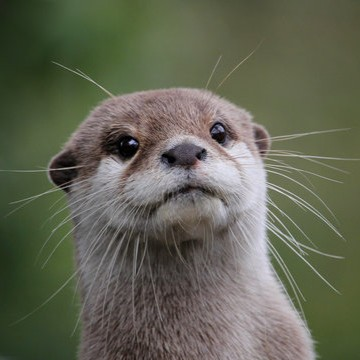
#> input picture Assignment_2/otter.jpg, 360 x 360 px, found by its file name
$ jupyter execute --allow-errors python_Assignment_2.ipynb
#> lines starting #> are read from the running program, lines starting #| are printed output that depends on the picture
[cell 1]
import numpy as np
import sympy as sp
import scipy.linalg as la
import numpy.linalg as nla
import matplotlib.pyplot as plt
import PIL.Image as Image

# Matrix multiplications

Let $A$ and $B$ be two matrices with sizes $n \times m$ and $m \times l$ respectively, then we can define the matrix multiplication $AB$. By viewing $A$ and $B$ as linear transformations, their product $AB$ is the matrix representation of the composition:

$$T_A \circ T_B \colon \mathbb{R}^l \xrightarrow{T_B} \mathbb{R}^m \xrightarrow{T_A} \mathbb{R}^n$$

where $T_A$ and $T_B$ are linear transformations with standard matrices $A$ and $B$ respectively.

In particular, consider a square matrix $A$ with size $n \times n$, we can also define
$$ A^k = \underbrace{A \cdot A \cdots A}_{\text{$k$ times}}$$
which on the other hand, can be viewed as composing the linear transformation with $A$ as its standard matrix, $k$ times.

## Example 1

In this example, we will introduce a special and useful type of matrices, called **Toeplitz matrix**. Generally speaking, any matrix which has constant diagonals (all diagonals, not only the main diagonal) is called a Toeplitz matrix. For example,

$$\begin{bmatrix}
a & b & c & d \\
e & a & b & c \\
f & e & a & b \\
g & f & e & a
\end{bmatrix}$$

A Toeplitz matrix can be used as a blurring operator to blur a image. Mathematically, we can store a $16 \times 16$ image in a $16 \times 16$ matrix. Let $A$ be a $16 \times 16$ Toeplitz matrix, we consider this blurring process as a system of equations:
$$AX = B + \delta$$
where

*   $A$ is what we call a blurring operator, represented by a Toeplitz matrix;
*   $X$ is the input image (before blurring);
*   $B$ is the blurred image (after blurring);
*   $\delta$ is an additive Gaussian noise.

[cell 2]
# generate a Toeplitz matrix
# the first argument indicates the first column
# the second argument indicates the first row (the first entry of the row is ignored)
A = la.toeplitz([1, 2, 3, 4], [1, 4, 5, 6])
display(sp.Matrix(A))
print('')

# lower triangular Toeplitz
B = la.toeplitz([1, 2, 3, 4], [0, 0, 0, 0])
display(sp.Matrix(B))
print('')

# upper triangular Toeplitz
C = la.toeplitz([1, 0, 0, 0], [1, 2, 3, 4])
display(sp.Matrix(C))
print('')

# symmetric (if only one argument is specified, the first row and the first column are the same)
D = la.toeplitz([1, 2, 3, 4])
display(sp.Matrix(D))
print('')

Let us first represent an image using a matrix $X$. Let $A$ and $B$ be two Toeplitz matrices. Then the left multiplication $AX$ gives a vertical blurring (column-wisely), while the right multiplication $XB$ produces a horizontal blurring (row-wisely).

[cell 3]

import os
image_file = os.path.join('m313LinearAlgebra_Python', 'Assignment_2', 'otter.jpg')

[cell 4]
otter = Image.open(image_file).convert('L')
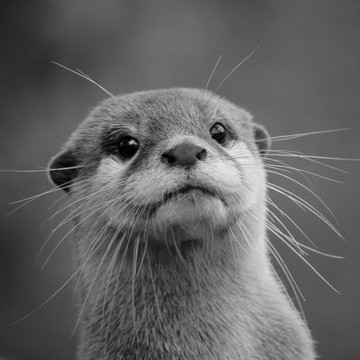
#> otter: PIL image 360x360 L; min 0, max 237, mean 98.4
otter = np.array(otter)
plt.imshow(otter, cmap='gray')
plt.show()
# shape of the image
h, w = otter.shape
#> h = 360; w = 360

# generate a vertical blurring matrix
# a Toeplitz matrix where the values decrease from the main diagonal
row = np.zeros(h)
#> row = 360 values from 0 to 0
col = np.zeros(w)
#> col = 360 values from 0 to 0
step = 25
col[:step] = np.linspace(1, 0, step, endpoint=False)
row[0] = 1 # not necessary though
V = la.toeplitz(col, row)
blurred_otter = V @ otter  # apply blurring
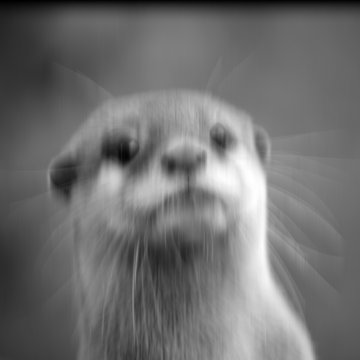
#> blurred_otter: shape (360, 360) float64; min 32, max 2806.8, mean 1252.9; drawn with min black and max white
plt.imshow(blurred_otter, cmap='gray')
plt.show()

## Problem 1 -- Blurring images

Define another Toeplitz matrix $H$ representing the horizontal blurring. Do the followings:

*   Blur the image otter horizontally and show image after blurring, and
*   Do both vertical and horizontal blurring simultaneously, and show image.

[cell 5]
row = np.zeros(h)
col = np.zeros(w)
step = 25
row[:step] = np.linspace(1, 0, step, endpoint=False)
col[0] = 1

### Solution ###
# blur horizontally and show image


### Solution ###
#################################
### Solution ###
# blur vertically AND horizontally and show image


### Solution ###

## Example 2

We start with a square matrix $A$ mentioned in class, and take powers $A^n$ for any positive integer $n$.

$$A = \begin{bmatrix}
0 & 1 & 0 & 0 & 0 & 0 & 0 & 0 & 0 & 0 \\
0 & 0 & 1 & 0 & 0 & 0 & 0 & 0 & 0 & 0 \\
0 & 0 & 0 & 1 & 0 & 0 & 0 & 0 & 0 & 0 \\
0 & 0 & 0 & 0 & 1 & 0 & 0 & 0 & 0 & 0 \\
0 & 0 & 0 & 0 & 0 & 1 & 0 & 0 & 0 & 0 \\
0 & 0 & 0 & 0 & 0 & 0 & 1 & 0 & 0 & 0 \\
0 & 0 & 0 & 0 & 0 & 0 & 0 & 1 & 0 & 0 \\
0 & 0 & 0 & 0 & 0 & 0 & 0 & 0 & 1 & 0 \\
0 & 0 & 0 & 0 & 0 & 0 & 0 & 0 & 0 & 1 \\
0 & 0 & 0 & 0 & 0 & 0 & 0 & 0 & 0 & 0 \\
\end{bmatrix}$$

One can easily see how the diagonal $1$'s are shifted towards the upper right corner. And the power $A^n$ stabilizes to the zero matrix when the exponent $n$ is greater or equal to $10$.

[cell 6]
# generate such matrix A
A1 = np.zeros((10, 10), dtype=int)
for i in range(1, 10):
  A1[i - 1, i] = 1
display(sp.Matrix(A1))
print('')

# A is actually of Toeplitz-type (see Example 1)
# so A can also be constructed in the following way
row = np.zeros(10, dtype=int)
row[1] = 1
col = np.zeros(10, dtype=int)
A2 = la.toeplitz(col, row)
display(sp.Matrix(A2))

[cell 7]
# let us compute A^n
for n in range(1, 11):
    print(f'n = {n}')
    display(sp.Matrix(nla.matrix_power(A1, n)))
